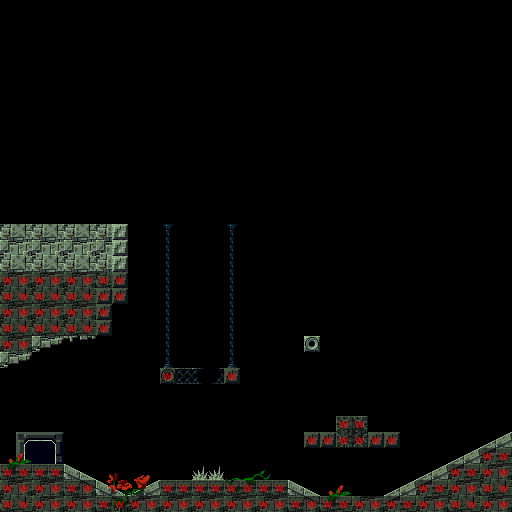

Tiled map render using the project's own tile images. Description and the whole map definition, tile-layer contents included, below:
An orthogonal 32x32 tile map with 16x16 px tiles, 3 tile layers (Layer000, Layer001, Permissions), 2 tilesets and 2 objects (2x Warp).

<map version="1.0" orientation="orthogonal" width="32" height="32" tilewidth="16" tileheight="16">
 <tileset firstgid="1" name="tileset0" tilewidth="16" tileheight="16">
  <image source="gfx/PrtGard.png" trans="000000" width="256" height="97" />
 </tileset>
 <tileset firstgid="97" name="permissions" tilewidth="16" tileheight="16">
  <image source="gfx/permissions.png" trans="000000" width="128" height="128" />
 </tileset>
 <layer name="Layer000" width="32" height="32">
  <data encoding="csv">
0,0,0,0,0,0,0,0,0,0,0,0,0,0,0,0,0,0,0,0,0,0,0,0,0,0,0,0,0,0,0,0,
0,0,0,0,0,0,0,0,0,0,0,0,0,0,0,0,0,0,0,0,0,0,0,0,0,0,0,0,0,0,0,0,
0,0,0,0,0,0,0,0,0,0,0,0,0,0,0,0,0,0,0,0,0,0,0,0,0,0,0,0,0,0,0,0,
0,0,0,0,0,0,0,0,0,0,0,0,0,0,0,0,0,0,0,0,0,0,0,0,0,0,0,0,0,0,0,0,
0,0,0,0,0,0,0,0,0,0,0,0,0,0,0,0,0,0,0,0,0,0,0,0,0,0,0,0,0,0,0,0,
0,0,0,0,0,0,0,0,0,0,0,0,0,0,0,0,0,0,0,0,0,0,0,0,0,0,0,0,0,0,0,0,
0,0,0,0,0,0,0,0,0,0,0,0,0,0,0,0,0,0,0,0,0,0,0,0,0,0,0,0,0,0,0,0,
0,0,0,0,0,0,0,0,0,0,0,0,0,0,0,0,0,0,0,0,0,0,0,0,0,0,0,0,0,0,0,0,
0,0,0,0,0,0,0,0,0,0,0,0,0,0,0,0,0,0,0,0,0,0,0,0,0,0,0,0,0,0,0,0,
0,0,0,0,0,0,0,0,0,0,0,0,0,0,0,0,0,0,0,0,0,0,0,0,0,0,0,0,0,0,0,0,
0,0,0,0,0,0,0,0,0,0,0,0,0,0,0,0,0,0,0,0,0,0,0,0,0,0,0,0,0,0,0,0,
0,0,0,0,0,0,0,0,0,0,0,0,0,0,0,0,0,0,0,0,0,0,0,0,0,0,0,0,0,0,0,0,
0,0,0,0,0,0,0,0,0,0,0,0,0,0,0,0,0,0,0,0,0,0,0,0,0,0,0,0,0,0,0,0,
0,0,0,0,0,0,0,0,0,0,0,0,0,0,0,0,0,0,0,0,0,0,0,0,0,0,0,0,0,0,0,0,
18,19,18,19,18,19,18,20,0,0,17,0,0,0,17,0,0,0,0,0,0,0,0,0,0,0,0,0,0,0,0,0,
2,3,2,3,2,3,2,20,0,0,33,0,0,0,33,0,0,0,0,0,0,0,0,0,0,0,0,0,0,0,0,0,
18,19,18,19,18,19,18,20,0,0,33,0,0,0,33,0,0,0,0,0,0,0,0,0,0,0,0,0,0,0,0,0,
0,0,0,0,0,0,0,0,0,0,33,0,0,0,33,0,0,0,0,0,0,0,0,0,0,0,0,0,0,0,0,0,
0,0,0,0,0,0,0,0,0,0,33,0,0,0,33,0,0,0,0,0,0,0,0,0,0,0,0,0,0,0,0,0,
0,0,0,0,0,0,0,0,0,0,33,0,0,0,33,0,0,0,0,0,0,0,0,0,0,0,0,0,0,0,0,0,
0,0,0,0,0,0,0,0,0,0,33,0,0,0,33,0,0,0,0,0,0,0,0,0,0,0,0,0,0,0,0,0,
0,0,0,0,0,0,0,0,0,0,33,0,0,0,33,0,0,0,0,0,0,0,0,0,0,0,0,0,0,0,0,0,
0,0,0,0,0,0,0,0,0,0,49,0,0,0,49,0,0,0,0,0,0,0,0,0,0,0,0,0,0,0,0,0,
0,0,0,0,0,0,0,0,0,0,4,21,22,23,20,0,0,0,0,0,0,0,0,0,0,0,0,0,0,0,0,0,
0,0,0,0,0,0,0,0,0,0,0,0,0,0,0,0,0,0,0,0,0,0,0,0,0,0,0,0,0,0,0,0,
0,0,0,0,0,0,0,0,0,0,0,0,0,0,0,0,0,0,0,0,0,0,0,0,0,0,0,0,0,0,0,0,
0,0,0,0,0,0,0,0,0,0,0,0,0,0,0,0,0,0,0,0,0,70,71,0,0,0,0,0,0,0,0,0,
0,14,15,16,0,0,0,0,0,0,0,0,0,0,0,0,0,0,0,20,20,86,87,20,20,0,0,0,0,0,39,40,
0,30,31,32,0,0,0,0,0,0,0,0,0,0,0,0,0,0,0,0,0,0,0,0,0,0,0,0,39,40,55,56,
0,0,83,83,37,38,9,10,11,12,0,0,51,51,65,66,67,0,0,0,0,0,0,0,0,0,39,40,55,56,2,3,
2,3,2,3,53,54,25,26,27,28,83,83,83,83,81,82,83,83,37,38,68,69,0,0,39,40,55,56,2,3,18,19,
18,19,2,3,2,3,53,42,43,44,2,3,2,3,2,3,2,3,53,54,84,85,2,3,55,56,2,3,18,19,2,3
</data>
 </layer>
 <layer name="Layer001" width="32" height="32">
  <data encoding="csv">
0,0,0,0,0,0,0,0,0,0,0,0,0,0,0,0,0,0,0,0,0,0,0,0,0,0,0,0,0,0,0,0,
0,0,0,0,0,0,0,0,0,0,0,0,0,0,0,0,0,0,0,0,0,0,0,0,0,0,0,0,0,0,0,0,
0,0,0,0,0,0,0,0,0,0,0,0,0,0,0,0,0,0,0,0,0,0,0,0,0,0,0,0,0,0,0,0,
0,0,0,0,0,0,0,0,0,0,0,0,0,0,0,0,0,0,0,0,0,0,0,0,0,0,0,0,0,0,0,0,
0,0,0,0,0,0,0,0,0,0,0,0,0,0,0,0,0,0,0,0,0,0,0,0,0,0,0,0,0,0,0,0,
0,0,0,0,0,0,0,0,0,0,0,0,0,0,0,0,0,0,0,0,0,0,0,0,0,0,0,0,0,0,0,0,
0,0,0,0,0,0,0,0,0,0,0,0,0,0,0,0,0,0,0,0,0,0,0,0,0,0,0,0,0,0,0,0,
0,0,0,0,0,0,0,0,0,0,0,0,0,0,0,0,0,0,0,0,0,0,0,0,0,0,0,0,0,0,0,0,
0,0,0,0,0,0,0,0,0,0,0,0,0,0,0,0,0,0,0,0,0,0,0,0,0,0,0,0,0,0,0,0,
0,0,0,0,0,0,0,0,0,0,0,0,0,0,0,0,0,0,0,0,0,0,0,0,0,0,0,0,0,0,0,0,
0,0,0,0,0,0,0,0,0,0,0,0,0,0,0,0,0,0,0,0,0,0,0,0,0,0,0,0,0,0,0,0,
0,0,0,0,0,0,0,0,0,0,0,0,0,0,0,0,0,0,0,0,0,0,0,0,0,0,0,0,0,0,0,0,
0,0,0,0,0,0,0,0,0,0,0,0,0,0,0,0,0,0,0,0,0,0,0,0,0,0,0,0,0,0,0,0,
0,0,0,0,0,0,0,0,0,0,0,0,0,0,0,0,0,0,0,0,0,0,0,0,0,0,0,0,0,0,0,0,
0,0,0,0,0,0,0,0,0,0,0,0,0,0,0,0,0,0,0,0,0,0,0,0,0,0,0,0,0,0,0,0,
0,0,0,0,0,0,0,0,0,0,0,0,0,0,0,0,0,0,0,0,0,0,0,0,0,0,0,0,0,0,0,0,
0,0,0,0,0,0,0,0,0,0,0,0,0,0,0,0,0,0,0,0,0,0,0,0,0,0,0,0,0,0,0,0,
2,3,2,3,2,3,18,20,0,0,0,0,0,0,0,0,0,0,0,0,0,0,0,0,0,0,0,0,0,0,0,0,
18,19,18,19,18,19,20,20,0,0,0,0,0,0,0,0,0,0,0,0,0,0,0,0,0,0,0,0,0,0,0,0,
2,3,2,3,2,3,20,0,0,0,0,0,0,0,0,0,0,0,0,0,0,0,0,0,0,0,0,0,0,0,0,0,
18,19,18,19,18,19,20,0,0,0,0,0,0,0,0,0,0,0,0,0,0,0,0,0,0,0,0,0,0,0,0,0,
2,3,5,6,34,35,0,0,0,0,0,0,0,0,0,0,0,0,0,4,0,0,0,0,0,0,0,0,0,0,0,0,
5,6,0,0,0,0,0,0,0,0,0,0,0,0,0,0,0,0,0,0,0,0,0,0,0,0,0,0,0,0,0,0,
0,0,0,0,0,0,0,0,0,0,0,0,0,0,0,0,0,0,0,0,0,0,0,0,0,0,0,0,0,0,0,0,
0,0,0,0,0,0,0,0,0,0,0,0,0,0,0,0,0,0,0,0,0,0,0,0,0,0,0,0,0,0,0,0,
0,0,0,0,0,0,0,0,0,0,0,0,0,0,0,0,0,0,0,0,0,0,0,0,0,0,0,0,0,0,0,0,
0,0,0,0,0,0,0,0,0,0,0,0,0,0,0,0,0,0,0,0,0,0,0,0,0,0,0,0,0,0,0,0,
0,0,0,0,0,0,0,0,0,0,0,0,0,0,0,0,0,0,0,0,0,0,0,0,0,0,0,0,0,0,0,0,
68,69,0,0,0,0,0,0,0,0,0,0,0,0,0,0,0,0,0,0,0,0,0,0,0,0,0,0,0,0,0,0,
84,85,0,0,0,0,0,0,0,0,0,0,0,0,0,0,0,0,0,0,0,0,0,0,0,0,0,0,0,0,0,0,
0,0,0,0,0,0,0,0,0,0,0,0,0,0,0,0,0,0,0,0,0,0,0,0,0,0,0,0,0,0,0,0,
0,0,0,0,0,0,0,0,0,0,0,0,0,0,0,0,0,0,0,0,0,0,0,0,0,0,0,0,0,0,0,0
</data>
 </layer>
 <layer name="Permissions" width="32" height="32">
  <data encoding="csv">
0,0,0,0,0,0,0,0,0,0,0,0,0,0,0,0,0,0,0,0,0,0,0,0,0,0,0,0,0,0,0,0,
0,0,0,0,0,0,0,0,0,0,0,0,0,0,0,0,0,0,0,0,0,0,0,0,0,0,0,0,0,0,0,0,
0,0,0,0,0,0,0,0,0,0,0,0,0,0,0,0,0,0,0,0,0,0,0,0,0,0,0,0,0,0,0,0,
0,0,0,0,0,0,0,0,0,0,0,0,0,0,0,0,0,0,0,0,0,0,0,0,0,0,0,0,0,0,0,0,
0,0,0,0,0,0,0,0,0,0,0,0,0,0,0,0,0,0,0,0,0,0,0,0,0,0,0,0,0,0,0,0,
0,0,0,0,0,0,0,0,0,0,0,0,0,0,0,0,0,0,0,0,0,0,0,0,0,0,0,0,0,0,0,0,
0,0,0,0,0,0,0,0,0,0,0,0,0,0,0,0,0,0,0,0,0,0,0,0,0,0,0,0,0,0,0,0,
0,0,0,0,0,0,0,0,0,0,0,0,0,0,0,0,0,0,0,0,0,0,0,0,0,0,0,0,0,0,0,0,
0,0,0,0,0,0,0,0,0,0,0,0,0,0,0,0,0,0,0,0,0,0,0,0,0,0,0,0,0,0,0,0,
0,0,0,0,0,0,0,0,0,0,0,0,0,0,0,0,0,0,0,0,0,0,0,0,0,0,0,0,0,0,0,0,
0,0,0,0,0,0,0,0,0,0,0,0,0,0,0,0,0,0,0,0,0,0,0,0,0,0,0,0,0,0,0,0,
0,0,0,0,0,0,0,0,0,0,0,0,0,0,0,0,0,0,0,0,0,0,0,0,0,0,0,0,0,0,0,0,
0,0,0,0,0,0,0,0,0,0,0,0,0,0,0,0,0,0,0,0,0,0,0,0,0,0,0,0,0,0,0,0,
0,0,0,0,0,0,0,0,0,0,0,0,0,0,0,0,0,0,0,0,0,0,0,0,0,0,0,0,0,0,0,0,
0,0,0,0,0,0,0,0,0,0,0,0,0,0,0,0,0,0,0,0,0,0,0,0,0,0,0,0,0,0,0,0,
0,0,0,0,0,0,0,0,0,0,0,0,0,0,0,0,0,0,0,0,0,0,0,0,0,0,0,0,0,0,0,0,
0,0,0,0,0,0,0,0,0,0,0,0,0,0,0,0,0,0,0,0,0,0,0,0,0,0,0,0,0,0,0,0,
97,97,97,97,97,97,97,97,0,0,0,0,0,0,0,0,0,0,0,0,0,0,0,0,0,0,0,0,0,0,0,0,
97,97,97,97,97,97,97,97,0,0,0,0,0,0,0,0,0,0,0,0,0,0,0,0,0,0,0,0,0,0,0,0,
97,97,97,97,97,97,97,0,0,0,0,0,0,0,0,0,0,0,0,0,0,0,0,0,0,0,0,0,0,0,0,0,
97,97,97,97,97,97,97,0,0,0,0,0,0,0,0,0,0,0,0,0,0,0,0,0,0,0,0,0,0,0,0,0,
97,97,0,0,0,0,0,0,0,0,0,0,0,0,0,0,0,0,0,0,0,0,0,0,0,0,0,0,0,0,0,0,
0,0,0,0,0,0,0,0,0,0,0,0,0,0,0,0,0,0,0,0,0,0,0,0,0,0,0,0,0,0,0,0,
0,0,0,0,0,0,0,0,0,0,97,0,0,0,97,0,0,0,0,0,0,0,0,0,0,0,0,0,0,0,0,0,
0,0,0,0,0,0,0,0,0,0,0,0,0,0,0,0,0,0,0,0,0,0,0,0,0,0,0,0,0,0,0,0,
0,0,0,0,0,0,0,0,0,0,0,0,0,0,0,0,0,0,0,0,0,0,0,0,0,0,0,0,0,0,0,0,
0,0,0,0,0,0,0,0,0,0,0,0,0,0,0,0,0,0,0,0,0,97,97,0,0,0,0,0,0,0,0,0,
0,0,0,0,0,0,0,0,0,0,0,0,0,0,0,0,0,0,0,97,97,97,97,97,97,0,0,0,0,0,0,0,
0,0,0,0,0,0,0,0,0,0,0,0,0,0,0,0,0,0,0,0,0,0,0,0,0,0,0,0,0,0,97,97,
97,97,97,97,0,0,0,0,0,0,0,0,0,0,0,0,0,0,0,0,0,0,0,0,0,0,0,0,97,97,97,97,
97,97,97,97,97,97,0,0,0,0,97,97,97,97,97,97,97,97,0,0,0,0,0,0,0,0,97,97,97,97,97,97,
97,97,97,97,97,97,97,97,97,97,97,97,97,97,97,97,97,97,97,97,97,97,97,97,97,97,97,97,97,97,97,97
</data>
 </layer>
 <objectgroup name="Objects" width="32" height="32">
  <object name="Warp1" type="Warp" x="256" y="256" width="16" height="16" />
  <object name="Caca" type="Warp" x="352" y="256" width="16" height="16" />
 </objectgroup>
</map>